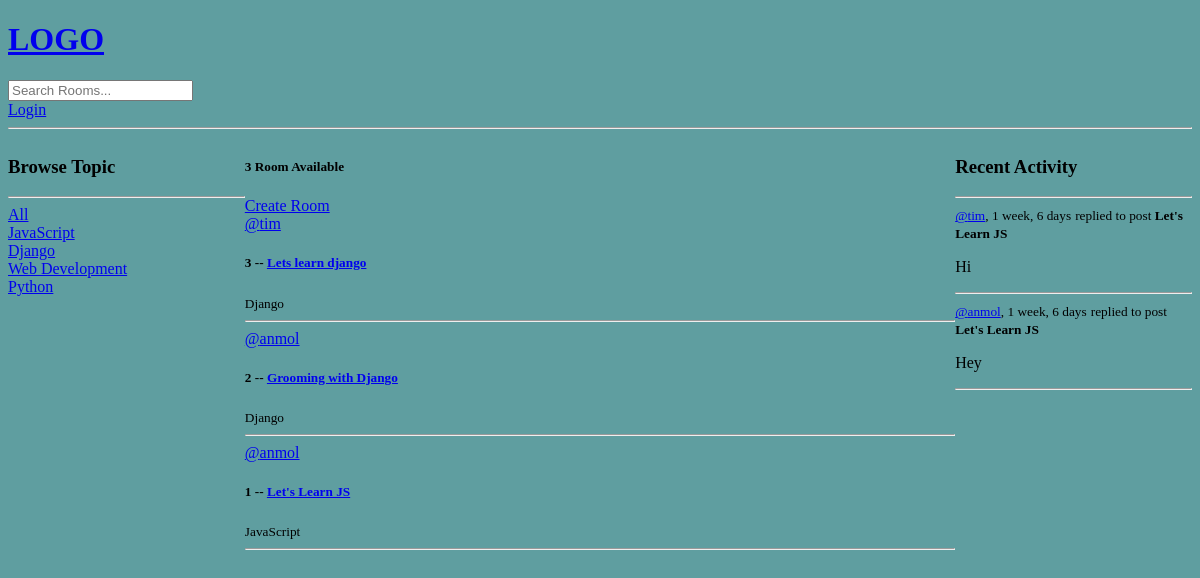
The app's page /, older data.
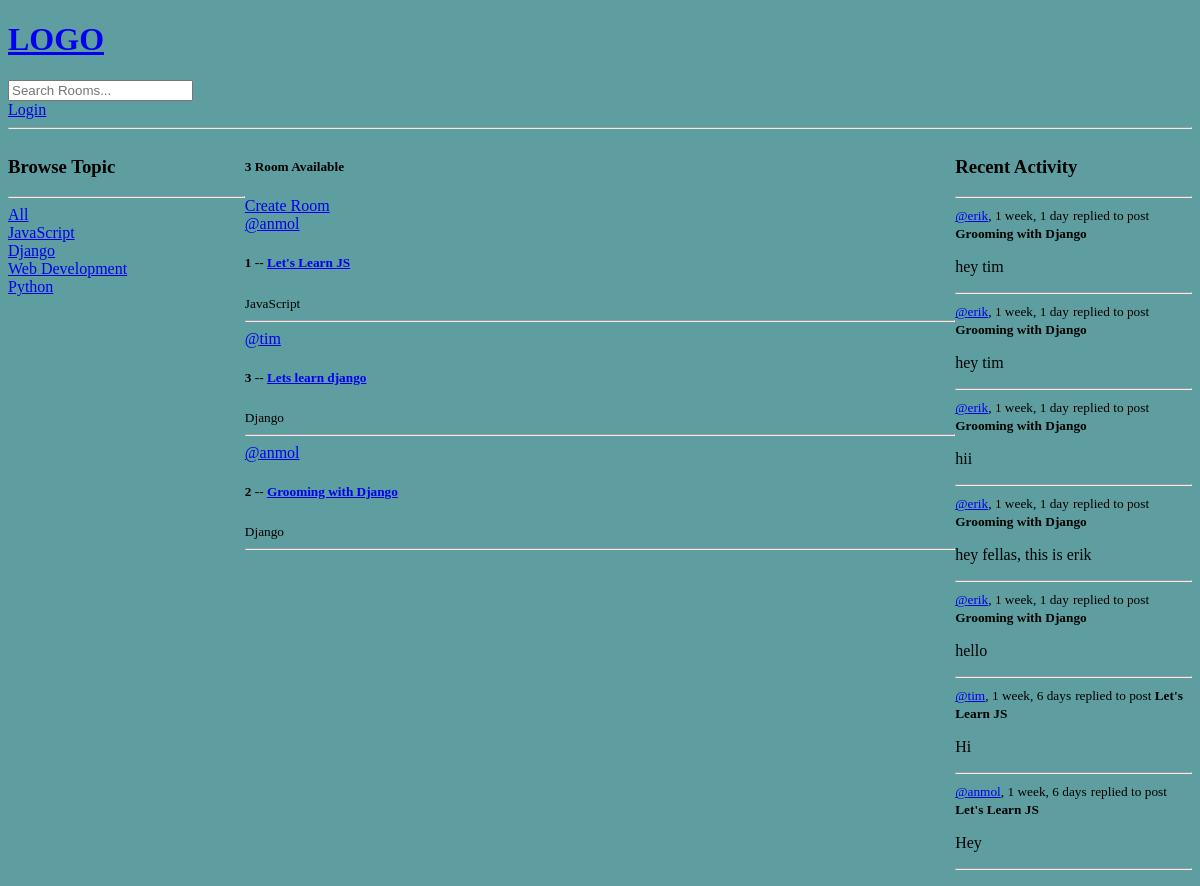
The same page, newer data.
### base/models.py (models this page shows, shortened)
class Topic(models.Model):
    name = models.CharField(max_length=200)

class Room(models.Model):
    host = models.ForeignKey(User, on_delete=models.SET_NULL, null=True)
    topic = models.ForeignKey(Topic, on_delete=models.SET_NULL, null=True)
    name = models.CharField(max_length=200)
    description = models.TextField(null=True, blank=True)
    participants = models.ManyToManyField(User, related_name='participants', blank=True) #blank specifies that this field can be empty while submitting the form.
    updated = models.DateTimeField(auto_now=True)
    created = models.DateTimeField(auto_now_add=True)
    class Meta:
        ordering = ['-updated', '-created'] # newest first
    def __str__(self):
        return self.name

class Message(models.Model):
    user = models.ForeignKey(User, on_delete=models.CASCADE) # when a user deleted all of its activities should be deleted.
    room = models.ForeignKey(Room, on_delete=models.CASCADE) # if a room deletes all the messages should be deleted.
    body = models.TextField()
    updated = models.DateTimeField(auto_now=True)
    created = models.DateTimeField(auto_now_add=True)
    class Meta:
        ordering = ['-updated', '-created'] # newest first
    def __str__(self):
        return self.body[0:50]

### base/views.py (the view)
# urls.py: path('', views.home, name='home'),
def home(request):
    q = request.GET.get('q') if request.GET.get('q') != None else ''
    rooms = Room.objects.filter(
        Q(topic__name__icontains=q) |
        Q(name__icontains=q) |
        Q(host__username__icontains=q) |
        Q(description__icontains=q)
    ) # filters room based on query
    topic = Topic.objects.all()
    room_messages = Message.objects.filter(Q(room__topic__name__icontains=q))
    context =  {'rooms': rooms, 'topics': topic, 'room_messages': room_messages}
    return render(request, 'base/home.html', context)

### base/templates/base/home.html (shortened to what this page needs)
{% extends 'main.html' %}
{% block content %}
<div class="home-container">
    <div>
        {% include 'base/topics_component.html' %}
    </div>
    <div>
        <h5>{{rooms.count}} Room Available</h5>
        <a href="{% url 'create-room' %}">Create Room</a>
        {% include 'base/feed_component.html' %}
    </div>
    <div>
        {% include 'base/activity_component.html' %}
    </div>
</div>
{% endblock %}

### base/templates/base/topics_component.html
<h3>Browse Topic</h3>
<hr>
<div>
    <a href="{% url 'home' %}">All</a>
</div>
{% for topic in topics %}
    <div>
        <a href="{% url 'home' %}?q={{topic.name}}">{{topic.name}}</a>
    </div>
{% endfor %}

### base/templates/base/feed_component.html (shortened to what this page needs)
<div>
    {% for room in rooms %}
    <div>
        <a href="{% url 'profile' room.host.id %}">@{{room.host.username}}</a>
        <h5>{{room.id}} -- <a href="{% url 'room' room.id %}">{{room.name}}</a></h5>
        <small>{{room.topic.name}}</small>
        <hr>
    </div>
    {% endfor %}
</div>

### base/templates/base/activity_component.html (shortened to what this page needs)
<h3>Recent Activity</h3>
<hr>
{% for message in room_messages %}
    <div>
        <small><a href="{% url 'profile' message.user.id %}">@{{message.user}}</a>,  {{message.created|timesince}}</small>
        <small>replied to post <b>{{message.room}}</b></small>
        <p>{{message}}</p>
        <hr>
    </div>
{% endfor %}

Row changes from the older to the newer data that the page shows:
changed Room "Let's Learn JS": moves up the list
added Message: user "erik", created "1 week, 1 day", room "Grooming with Django", body "hey tim"
added Message: user "erik", created "1 week, 1 day", room "Grooming with Django", body "hey tim"
added Message: user "erik", created "1 week, 1 day", room "Grooming with Django", body "hii"
added Message: user "erik", created "1 week, 1 day", room "Grooming with Django", body "hey fellas, this is erik"
added Message: user "erik", created "1 week, 1 day", room "Grooming with Django", body "hello"
